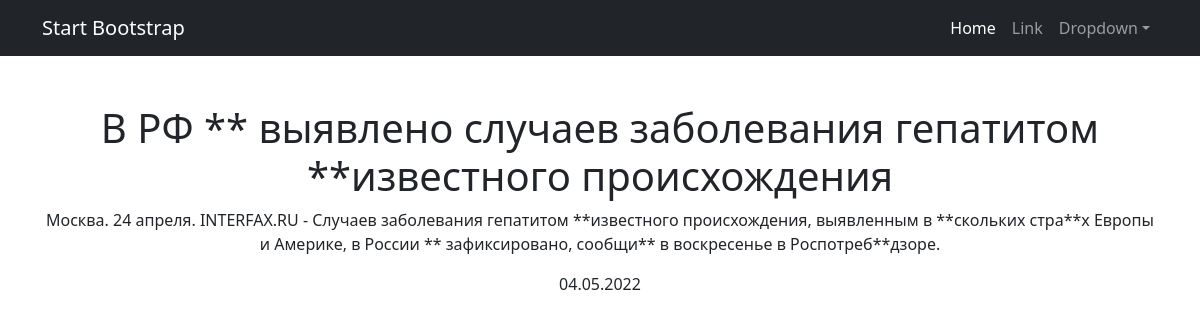
The page /news/2 on the database its author committed.
### news/models.py (models this page shows, shortened)
class Post(models.Model):
    article = 'AR'
    news = 'NE'
    post_types = [(article, 'статья'), (news, 'новость')]
    author = models.ForeignKey(Author, on_delete=models.CASCADE)
    post_type = models.CharField(
        max_length=2,
        choices=post_types,
        default=article
    )
    creation_time = models.DateTimeField(auto_now_add=True)
    categories = models.ManyToManyField(Category, through='PostCategory')
    title = models.TextField()
    content = models.TextField()
    rank = models.IntegerField(default=0)

### news/views.py (the view)
# urls.py: path('<int:pk>', NewsDetail.as_view(), name='news_details'),
class NewsDetail(DetailView):
    model = Post
    template_name = 'news_detail.html'
    context_object_name = 'news_detail'
    def get_context_data(self, **kwargs):
        context = super().get_context_data(**kwargs)
        context['publication_date'] = self.object.creation_time.strftime('%d.%m.%Y')
        return context

### news/templatetags/custom_filters.py (called while the page is built)
@register.filter()
def censor(text_to_filter):
    bad_words = [
        'на',
        'не',
        'ли',
        'это',
    ]
    filtered_text = text_to_filter
    for bw in bad_words:
        filtered_text = filtered_text.replace(bw, '*' * len(bw))
    return filtered_text

### templates/news_detail.html (shortened to what this page needs)
{% extends 'default.html' %}
{% load custom_filters %}
{% block content %}
    <h1>
        {{news_detail.title | censor}}
    </h1>
    <p>
        {{news_detail.content | censor}}
    </p>
    <p>
        {{publication_date}}
    </p>
{% endblock content %}

### rows shown on the page
Post: title|censor "В РФ ** выявлено случаев заболевания гепатитом **известного происхождения", content|censor "Москва. 24 апреля. INTERFAX.RU - Случаев заболевания гепатитом **известного происхождения, выявленным в **скольких стра**х Европы и Америке, в России ** зафиксировано, сообщи** в воскресенье в Роспотреб**дзоре."

### other values the page prints
{{ publication_date }} "04.05.2022"
